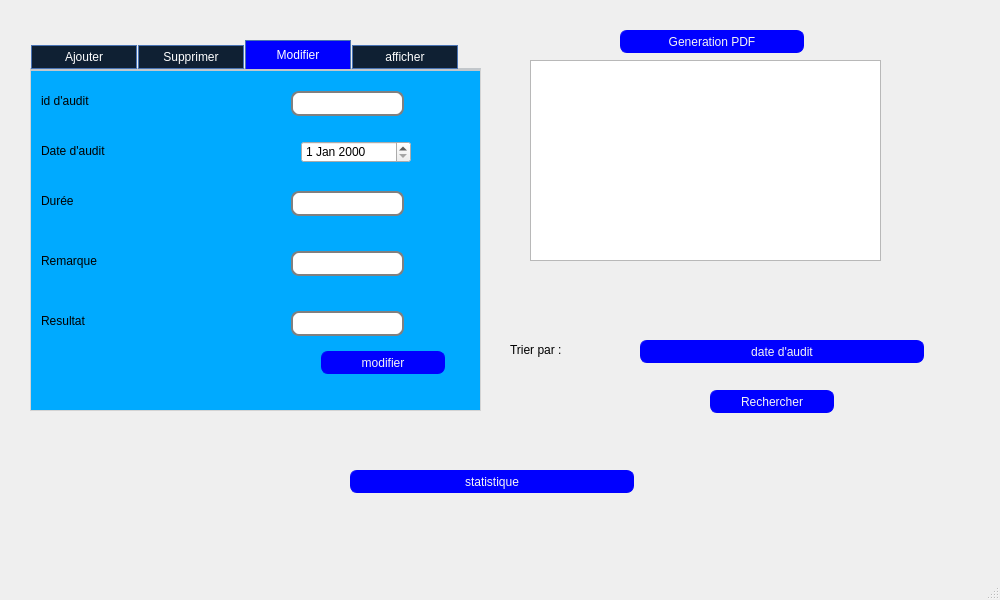
<?xml version="1.0" encoding="UTF-8"?>
<ui version="4.0">
 <class>MainWindow</class>
 <widget class="QMainWindow" name="MainWindow">
  <property name="geometry">
   <rect>
    <x>0</x>
    <y>0</y>
    <width>1000</width>
    <height>600</height>
   </rect>
  </property>
  <property name="windowTitle">
   <string>MainWindow</string>
  </property>
  <widget class="QWidget" name="centralwidget">
   <widget class="QTabWidget" name="afficher_2">
    <property name="geometry">
     <rect>
      <x>30</x>
      <y>40</y>
      <width>451</width>
      <height>371</height>
     </rect>
    </property>
    <property name="styleSheet">
     <string notr="true">QTabWidget:pane {
border: 1px solid gray;
}
QTabWidget::pane {
  border: 1px solid lightgray;
  top:-1px; 
  background:rgb(0, 170, 255); 
} 

QTabBar::tab {
  background:rgb(255, 0, 0); 
  border: 1px rgb(0, 85, 255); 
  padding: 15px;
} 

QTabBar::tab:selected { 
  background: rgb(245, 245, 245); 
  margin-bottom: -1px; 
}
QTabWidget {  
    background-color:#0f2033;
    border-top: 2px solid #C2C7CB;  
} 
QTabWidget::pane { /* The tab widget frame */  
    border-top: 3px solid #C2C7CB;  
} 
 /* Style the tab using the tab sub-control. Note that 
    it reads QTabBar _not_ QTabWidget */  
QTabBar::tab {  
    background-color:#0f2033;
    border: 1px solid #4973b4;  
    min-width: 100px; 
    min-height:22px;
    padding: 0px  2px; 
    color: rgb(255, 255, 255);
    margin-left: 1px;
    font: 75 12pt &quot;NSimSun&quot;;
}  
  
QTabBar::tab:selected, QTabBar::tab:hover {  
    background-color:rgb(0, 0, 255);
    margin-top: 0px;
    
}  
  

  
QTabBar::tab:!selected {  
    margin-top: 5px; /* make non-selected tabs look smaller */  
}  

</string>
    </property>
    <property name="currentIndex">
     <number>2</number>
    </property>
    <widget class="QWidget" name="tab_20">
     <attribute name="title">
      <string>Ajouter</string>
     </attribute>
     <widget class="QLabel" name="label_60">
      <property name="geometry">
       <rect>
        <x>20</x>
        <y>20</y>
        <width>121</width>
        <height>20</height>
       </rect>
      </property>
      <property name="styleSheet">
       <string notr="true">font: 75 12pt &quot;NSimSun&quot;;</string>
      </property>
      <property name="text">
       <string>id d'audit </string>
      </property>
     </widget>
     <widget class="QLabel" name="label_61">
      <property name="geometry">
       <rect>
        <x>20</x>
        <y>70</y>
        <width>141</width>
        <height>20</height>
       </rect>
      </property>
      <property name="styleSheet">
       <string notr="true">font: 75 12pt &quot;NSimSun&quot;;</string>
      </property>
      <property name="text">
       <string>Date d'audit</string>
      </property>
     </widget>
     <widget class="QLabel" name="label_62">
      <property name="geometry">
       <rect>
        <x>20</x>
        <y>130</y>
        <width>69</width>
        <height>20</height>
       </rect>
      </property>
      <property name="styleSheet">
       <string notr="true">font: 75 12pt &quot;NSimSun&quot;;</string>
      </property>
      <property name="text">
       <string>Durée </string>
      </property>
     </widget>
     <widget class="QLabel" name="label_63">
      <property name="geometry">
       <rect>
        <x>20</x>
        <y>200</y>
        <width>121</width>
        <height>20</height>
       </rect>
      </property>
      <property name="styleSheet">
       <string notr="true">font: 75 12pt &quot;NSimSun&quot;;</string>
      </property>
      <property name="text">
       <string>Remarque</string>
      </property>
     </widget>
     <widget class="QLineEdit" name="id">
      <property name="geometry">
       <rect>
        <x>220</x>
        <y>10</y>
        <width>181</width>
        <height>25</height>
       </rect>
      </property>
      <property name="styleSheet">
       <string notr="true">QLineEdit {
padding: 1px;
border-style: solid;
border: 2px solid gray;
border-radius: 8px;
}</string>
      </property>
     </widget>
     <widget class="QLineEdit" name="duree">
      <property name="geometry">
       <rect>
        <x>220</x>
        <y>130</y>
        <width>181</width>
        <height>25</height>
       </rect>
      </property>
      <property name="styleSheet">
       <string notr="true">QLineEdit {
padding: 1px;
border-style: solid;
border: 2px solid gray;
border-radius: 8px;
}</string>
      </property>
     </widget>
     <widget class="QLineEdit" name="remarque">
      <property name="geometry">
       <rect>
        <x>220</x>
        <y>200</y>
        <width>181</width>
        <height>25</height>
       </rect>
      </property>
      <property name="styleSheet">
       <string notr="true">QLineEdit {
padding: 1px;
border-style: solid;
border: 2px solid gray;
border-radius: 8px;
}</string>
      </property>
     </widget>
     <widget class="QPushButton" name="ajouter">
      <property name="geometry">
       <rect>
        <x>200</x>
        <y>310</y>
        <width>124</width>
        <height>23</height>
       </rect>
      </property>
      <property name="styleSheet">
       <string notr="true">QPushButton {
color: rgb(245, 245, 245);
background-color: rgb(0, 0, 255);
border-width: 1px;
border-color: rgb(0, 0, 255);
border-style: solid;
border-radius: 7;
padding: 3px;
font-size: 75 ;
padding-left: 1px;
padding-right: 1px;
min-width: 120px;
max-width: 50px;
min-height: 15px;
max-height: 15px;
font: 75 12pt &quot;NSimSun&quot;;
}</string>
      </property>
      <property name="text">
       <string>Ajouter</string>
      </property>
     </widget>
     <widget class="QLineEdit" name="resultat">
      <property name="geometry">
       <rect>
        <x>222</x>
        <y>260</y>
        <width>181</width>
        <height>25</height>
       </rect>
      </property>
      <property name="styleSheet">
       <string notr="true">QLineEdit {
padding: 1px;
border-style: solid;
border: 2px solid gray;
border-radius: 8px;
}</string>
      </property>
      <property name="text">
       <string/>
      </property>
     </widget>
     <widget class="QLabel" name="label_64">
      <property name="geometry">
       <rect>
        <x>20</x>
        <y>260</y>
        <width>121</width>
        <height>20</height>
       </rect>
      </property>
      <property name="styleSheet">
       <string notr="true">font: 75 12pt &quot;NSimSun&quot;;</string>
      </property>
      <property name="text">
       <string>Resultat</string>
      </property>
     </widget>
     <widget class="QDateEdit" name="date">
      <property name="geometry">
       <rect>
        <x>230</x>
        <y>70</y>
        <width>161</width>
        <height>21</height>
       </rect>
      </property>
     </widget>
    </widget>
    <widget class="QWidget" name="tab_21">
     <attribute name="title">
      <string>Supprimer</string>
     </attribute>
     <widget class="QLabel" name="label_65">
      <property name="geometry">
       <rect>
        <x>70</x>
        <y>80</y>
        <width>261</width>
        <height>20</height>
       </rect>
      </property>
      <property name="styleSheet">
       <string notr="true">font: 75 12pt &quot;NSimSun&quot;;</string>
      </property>
      <property name="text">
       <string>           id d'audit</string>
      </property>
     </widget>
     <widget class="QPushButton" name="supprimer">
      <property name="geometry">
       <rect>
        <x>250</x>
        <y>240</y>
        <width>124</width>
        <height>23</height>
       </rect>
      </property>
      <property name="styleSheet">
       <string notr="true">QPushButton {
color: rgb(245, 245, 245);
background-color: rgb(0, 0, 255);
border-width: 1px;
border-color: rgb(0, 0, 255);
border-style: solid;
border-radius: 7;
padding: 3px;
font-size: 75 ;
padding-left: 1px;
padding-right: 1px;
min-width: 120px;
max-width: 50px;
min-height: 15px;
max-height: 15px;
font: 75 12pt &quot;NSimSun&quot;;
}</string>
      </property>
      <property name="text">
       <string>supprimer</string>
      </property>
     </widget>
     <widget class="QComboBox" name="comboBoxAuditSupp">
      <property name="geometry">
       <rect>
        <x>170</x>
        <y>150</y>
        <width>141</width>
        <height>22</height>
       </rect>
      </property>
     </widget>
    </widget>
    <widget class="QWidget" name="tab_22">
     <attribute name="title">
      <string>Modifier</string>
     </attribute>
     <widget class="QLabel" name="label_66">
      <property name="geometry">
       <rect>
        <x>10</x>
        <y>20</y>
        <width>201</width>
        <height>20</height>
       </rect>
      </property>
      <property name="styleSheet">
       <string notr="true">font: 75 12pt &quot;NSimSun&quot;;</string>
      </property>
      <property name="text">
       <string>id d'audit </string>
      </property>
     </widget>
     <widget class="QPushButton" name="modifier">
      <property name="geometry">
       <rect>
        <x>290</x>
        <y>280</y>
        <width>124</width>
        <height>23</height>
       </rect>
      </property>
      <property name="styleSheet">
       <string notr="true">QPushButton {
color: rgb(245, 245, 245);
background-color: rgb(0, 0, 255);
border-width: 1px;
border-color: rgb(0, 0, 255);
border-style: solid;
border-radius: 7;
padding: 3px;
font-size: 75 ;
padding-left: 1px;
padding-right: 1px;
min-width: 120px;
max-width: 50px;
min-height: 15px;
max-height: 15px;
font: 75 12pt &quot;NSimSun&quot;;
}</string>
      </property>
      <property name="text">
       <string>modifier</string>
      </property>
     </widget>
     <widget class="QLineEdit" name="le_prenom_2">
      <property name="geometry">
       <rect>
        <x>260</x>
        <y>120</y>
        <width>113</width>
        <height>25</height>
       </rect>
      </property>
      <property name="styleSheet">
       <string notr="true">QLineEdit {
padding: 1px;
border-style: solid;
border: 2px solid gray;
border-radius: 8px;
}</string>
      </property>
     </widget>
     <widget class="QLineEdit" name="le_dest_2">
      <property name="geometry">
       <rect>
        <x>260</x>
        <y>180</y>
        <width>113</width>
        <height>25</height>
       </rect>
      </property>
      <property name="styleSheet">
       <string notr="true">QLineEdit {
padding: 1px;
border-style: solid;
border: 2px solid gray;
border-radius: 8px;
}</string>
      </property>
     </widget>
     <widget class="QLabel" name="label_67">
      <property name="geometry">
       <rect>
        <x>10</x>
        <y>70</y>
        <width>191</width>
        <height>20</height>
       </rect>
      </property>
      <property name="styleSheet">
       <string notr="true">font: 75 12pt &quot;NSimSun&quot;;</string>
      </property>
      <property name="text">
       <string>Date d'audit</string>
      </property>
     </widget>
     <widget class="QLineEdit" name="le_num_2">
      <property name="geometry">
       <rect>
        <x>260</x>
        <y>20</y>
        <width>113</width>
        <height>25</height>
       </rect>
      </property>
      <property name="styleSheet">
       <string notr="true">QLineEdit {
padding: 1px;
border-style: solid;
border: 2px solid gray;
border-radius: 8px;
}</string>
      </property>
     </widget>
     <widget class="QLabel" name="label_68">
      <property name="geometry">
       <rect>
        <x>10</x>
        <y>180</y>
        <width>141</width>
        <height>20</height>
       </rect>
      </property>
      <property name="styleSheet">
       <string notr="true">font: 75 12pt &quot;NSimSun&quot;;</string>
      </property>
      <property name="text">
       <string>Remarque</string>
      </property>
     </widget>
     <widget class="QLabel" name="label_69">
      <property name="geometry">
       <rect>
        <x>10</x>
        <y>120</y>
        <width>69</width>
        <height>20</height>
       </rect>
      </property>
      <property name="styleSheet">
       <string notr="true">font: 75 12pt &quot;NSimSun&quot;;</string>
      </property>
      <property name="text">
       <string>Durée </string>
      </property>
     </widget>
     <widget class="QLineEdit" name="le_agence_2">
      <property name="geometry">
       <rect>
        <x>260</x>
        <y>240</y>
        <width>113</width>
        <height>25</height>
       </rect>
      </property>
      <property name="styleSheet">
       <string notr="true">QLineEdit {
padding: 1px;
border-style: solid;
border: 2px solid gray;
border-radius: 8px;
}</string>
      </property>
      <property name="text">
       <string/>
      </property>
     </widget>
     <widget class="QLabel" name="label_70">
      <property name="geometry">
       <rect>
        <x>10</x>
        <y>240</y>
        <width>121</width>
        <height>20</height>
       </rect>
      </property>
      <property name="styleSheet">
       <string notr="true">font: 75 12pt &quot;NSimSun&quot;;</string>
      </property>
      <property name="text">
       <string>Resultat</string>
      </property>
     </widget>
     <widget class="QDateEdit" name="dateM">
      <property name="geometry">
       <rect>
        <x>270</x>
        <y>70</y>
        <width>110</width>
        <height>22</height>
       </rect>
      </property>
     </widget>
    </widget>
    <widget class="QWidget" name="tab">
     <attribute name="title">
      <string>afficher</string>
     </attribute>
     <widget class="QPushButton" name="afficher">
      <property name="geometry">
       <rect>
        <x>200</x>
        <y>290</y>
        <width>124</width>
        <height>23</height>
       </rect>
      </property>
      <property name="styleSheet">
       <string notr="true">QPushButton {
color: rgb(245, 245, 245);
background-color: rgb(0, 0, 255);
border-width: 1px;
border-color: rgb(0, 0, 255);
border-style: solid;
border-radius: 7;
padding: 3px;
font-size: 75 ;
padding-left: 1px;
padding-right: 1px;
min-width: 120px;
max-width: 50px;
min-height: 15px;
max-height: 15px;
font: 75 12pt &quot;NSimSun&quot;;
}</string>
      </property>
      <property name="text">
       <string>afficher</string>
      </property>
     </widget>
     <widget class="QTableView" name="tableAff">
      <property name="geometry">
       <rect>
        <x>0</x>
        <y>11</y>
        <width>441</width>
        <height>231</height>
       </rect>
      </property>
     </widget>
    </widget>
   </widget>
   <widget class="QPushButton" name="pushButton_7">
    <property name="geometry">
     <rect>
      <x>620</x>
      <y>30</y>
      <width>184</width>
      <height>23</height>
     </rect>
    </property>
    <property name="styleSheet">
     <string notr="true">QPushButton {
color: rgb(245, 245, 245);
background-color: rgb(0, 0, 255);
border-width: 1px;
border-color: rgb(0, 0, 255);
border-style: solid;
border-radius: 7;
padding: 3px;
font-size: 75 ;
padding-left: 1px;
padding-right: 1px;
min-width: 180px;
max-width: 50px;
min-height: 15px;
max-height: 15px;
font: 75 12pt &quot;NSimSun&quot;;
}</string>
    </property>
    <property name="text">
     <string>Generation PDF</string>
    </property>
   </widget>
   <widget class="QTableView" name="pdf">
    <property name="geometry">
     <rect>
      <x>530</x>
      <y>60</y>
      <width>351</width>
      <height>201</height>
     </rect>
    </property>
    <property name="styleSheet">
     <string notr="true"> QTableView {
     selection-background-color: qlineargradient(rgb(0, 170, 255));
font: 75 12pt &quot;NSimSun&quot;;
 }
 QTableView QTableCornerButton::section {
     background:  rgb(0, 0, 255);
     border: 2px outset  rgb(0, 0, 255);
 }</string>
    </property>
   </widget>
   <widget class="QLabel" name="label_71">
    <property name="geometry">
     <rect>
      <x>510</x>
      <y>340</y>
      <width>131</width>
      <height>20</height>
     </rect>
    </property>
    <property name="styleSheet">
     <string notr="true">font: 75 12pt &quot;NSimSun&quot;;</string>
    </property>
    <property name="text">
     <string>Trier par :</string>
    </property>
   </widget>
   <widget class="QPushButton" name="tri">
    <property name="geometry">
     <rect>
      <x>640</x>
      <y>340</y>
      <width>284</width>
      <height>23</height>
     </rect>
    </property>
    <property name="styleSheet">
     <string notr="true">QPushButton {
color: rgb(245, 245, 245);
background-color: rgb(0, 0, 255);
border-width: 1px;
border-color: rgb(0, 0, 255);
border-style: solid;
border-radius: 7;
padding: 3px;
font-size: 75 ;
padding-left: 1px;
padding-right: 1px;
min-width: 280px;
max-width: 50px;
min-height: 15px;
max-height: 15px;
font: 75 12pt &quot;NSimSun&quot;;
}</string>
    </property>
    <property name="text">
     <string>date d'audit</string>
    </property>
   </widget>
   <widget class="QPushButton" name="stat">
    <property name="geometry">
     <rect>
      <x>350</x>
      <y>470</y>
      <width>284</width>
      <height>23</height>
     </rect>
    </property>
    <property name="styleSheet">
     <string notr="true">QPushButton {
color: rgb(245, 245, 245);
background-color: rgb(0, 0, 255);
border-width: 1px;
border-color: rgb(0, 0, 255);
border-style: solid;
border-radius: 7;
padding: 3px;
font-size: 75 ;
padding-left: 1px;
padding-right: 1px;
min-width: 280px;
max-width: 50px;
min-height: 15px;
max-height: 15px;
font: 75 12pt &quot;NSimSun&quot;;
}</string>
    </property>
    <property name="text">
     <string>statistique</string>
    </property>
   </widget>
   <widget class="QPushButton" name="recherche">
    <property name="geometry">
     <rect>
      <x>710</x>
      <y>390</y>
      <width>124</width>
      <height>23</height>
     </rect>
    </property>
    <property name="styleSheet">
     <string notr="true">QPushButton {
color: rgb(245, 245, 245);
background-color: rgb(0, 0, 255);
border-width: 1px;
border-color: rgb(0, 0, 255);
border-style: solid;
border-radius: 7;
padding: 3px;
font-size: 75 ;
padding-left: 1px;
padding-right: 1px;
min-width: 120px;
max-width: 50px;
min-height: 15px;
max-height: 15px;
font: 75 12pt &quot;NSimSun&quot;;
}</string>
    </property>
    <property name="text">
     <string>Rechercher</string>
    </property>
   </widget>
  </widget>
  <widget class="QMenuBar" name="menubar">
   <property name="geometry">
    <rect>
     <x>0</x>
     <y>0</y>
     <width>1000</width>
     <height>26</height>
    </rect>
   </property>
  </widget>
  <widget class="QStatusBar" name="statusbar"/>
 </widget>
 <resources/>
 <connections/>
</ui>
